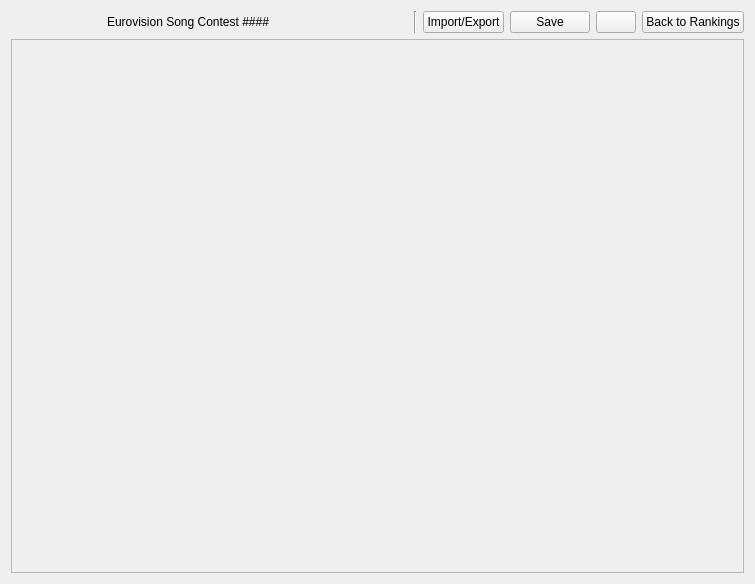
<?xml version="1.0" encoding="UTF-8"?>
<ui version="4.0">
 <class>ranking_widget</class>
 <widget class="QWidget" name="ranking_widget">
  <property name="geometry">
   <rect>
    <x>0</x>
    <y>0</y>
    <width>755</width>
    <height>584</height>
   </rect>
  </property>
  <property name="windowTitle">
   <string>Form</string>
  </property>
  <layout class="QVBoxLayout" name="verticalLayout">
   <item>
    <layout class="QVBoxLayout" name="main_layout">
     <item>
      <layout class="QHBoxLayout" name="title_layout">
       <item>
        <widget class="QLabel" name="logo_label">
         <property name="sizePolicy">
          <sizepolicy hsizetype="Fixed" vsizetype="Fixed">
           <horstretch>0</horstretch>
           <verstretch>0</verstretch>
          </sizepolicy>
         </property>
         <property name="maximumSize">
          <size>
           <width>90</width>
           <height>30</height>
          </size>
         </property>
         <property name="text">
          <string/>
         </property>
         <property name="pixmap">
          <pixmap resource="resources.qrc">:/images/Eurovision_generic_black.png</pixmap>
         </property>
         <property name="scaledContents">
          <bool>true</bool>
         </property>
        </widget>
       </item>
       <item>
        <widget class="QLabel" name="year_label">
         <property name="sizePolicy">
          <sizepolicy hsizetype="Preferred" vsizetype="Fixed">
           <horstretch>0</horstretch>
           <verstretch>0</verstretch>
          </sizepolicy>
         </property>
         <property name="text">
          <string>Eurovision Song Contest ####</string>
         </property>
        </widget>
       </item>
       <item>
        <widget class="Line" name="vertical_line">
         <property name="orientation">
          <enum>Qt::Orientation::Vertical</enum>
         </property>
        </widget>
       </item>
       <item>
        <widget class="QPushButton" name="import_export_button">
         <property name="sizePolicy">
          <sizepolicy hsizetype="Fixed" vsizetype="Fixed">
           <horstretch>0</horstretch>
           <verstretch>0</verstretch>
          </sizepolicy>
         </property>
         <property name="text">
          <string>Import/Export</string>
         </property>
        </widget>
       </item>
       <item>
        <widget class="QPushButton" name="save_button">
         <property name="sizePolicy">
          <sizepolicy hsizetype="Fixed" vsizetype="Fixed">
           <horstretch>0</horstretch>
           <verstretch>0</verstretch>
          </sizepolicy>
         </property>
         <property name="text">
          <string>Save</string>
         </property>
        </widget>
       </item>
       <item>
        <widget class="QPushButton" name="info_button">
         <property name="sizePolicy">
          <sizepolicy hsizetype="Fixed" vsizetype="Fixed">
           <horstretch>0</horstretch>
           <verstretch>0</verstretch>
          </sizepolicy>
         </property>
         <property name="text">
          <string/>
         </property>
         <property name="icon">
          <iconset resource="resources.qrc">
           <normaloff>:/images/help_icon.png</normaloff>:/images/help_icon.png</iconset>
         </property>
        </widget>
       </item>
       <item>
        <widget class="QPushButton" name="back_button">
         <property name="sizePolicy">
          <sizepolicy hsizetype="Fixed" vsizetype="Fixed">
           <horstretch>0</horstretch>
           <verstretch>0</verstretch>
          </sizepolicy>
         </property>
         <property name="text">
          <string>Back to Rankings</string>
         </property>
        </widget>
       </item>
      </layout>
     </item>
     <item>
      <widget class="QScrollArea" name="entry_scroll_area">
       <property name="sizePolicy">
        <sizepolicy hsizetype="Expanding" vsizetype="Expanding">
         <horstretch>0</horstretch>
         <verstretch>0</verstretch>
        </sizepolicy>
       </property>
       <property name="widgetResizable">
        <bool>true</bool>
       </property>
       <widget class="QWidget" name="scrollAreaWidgetContents">
        <property name="geometry">
         <rect>
          <x>0</x>
          <y>0</y>
          <width>733</width>
          <height>524</height>
         </rect>
        </property>
       </widget>
      </widget>
     </item>
    </layout>
   </item>
  </layout>
 </widget>
 <resources>
  <include location="resources.qrc"/>
 </resources>
 <connections/>
</ui>
